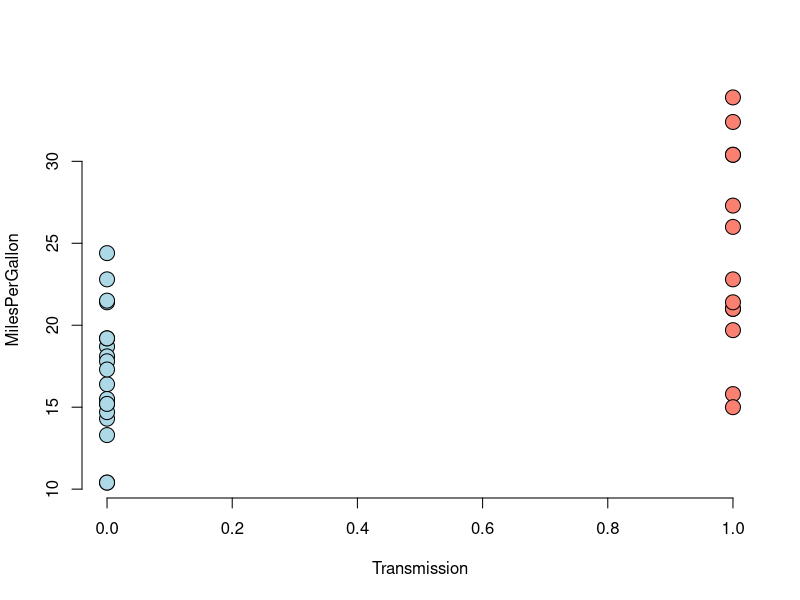
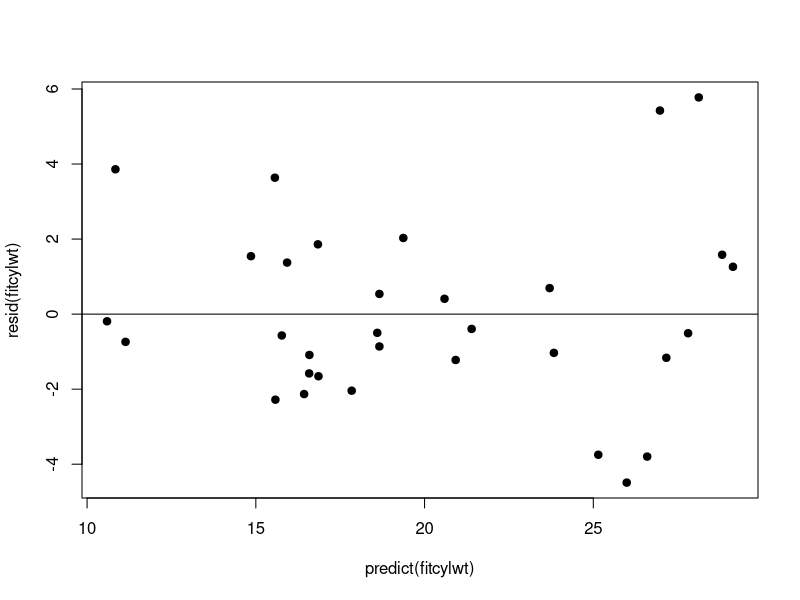
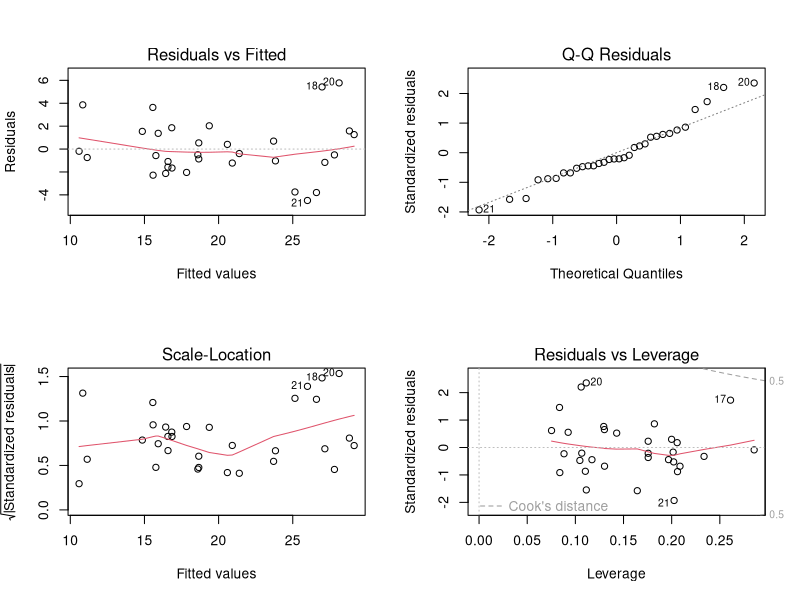
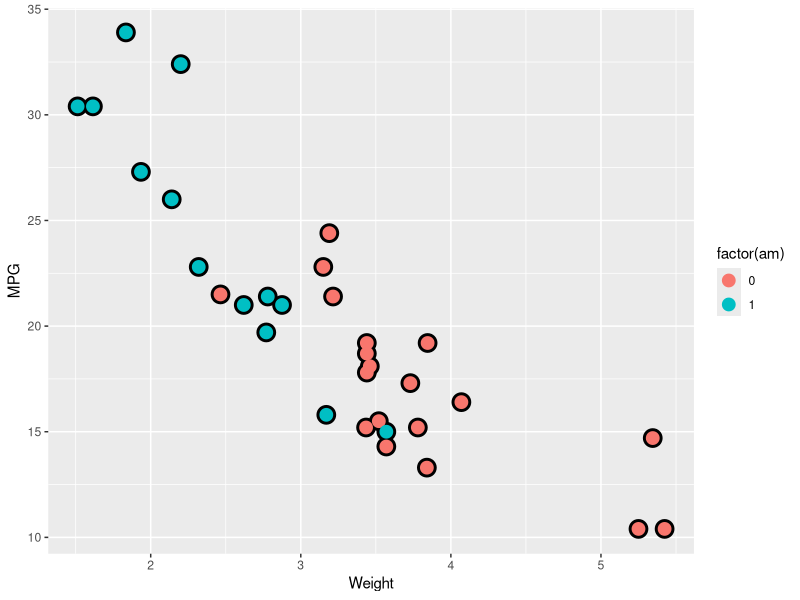
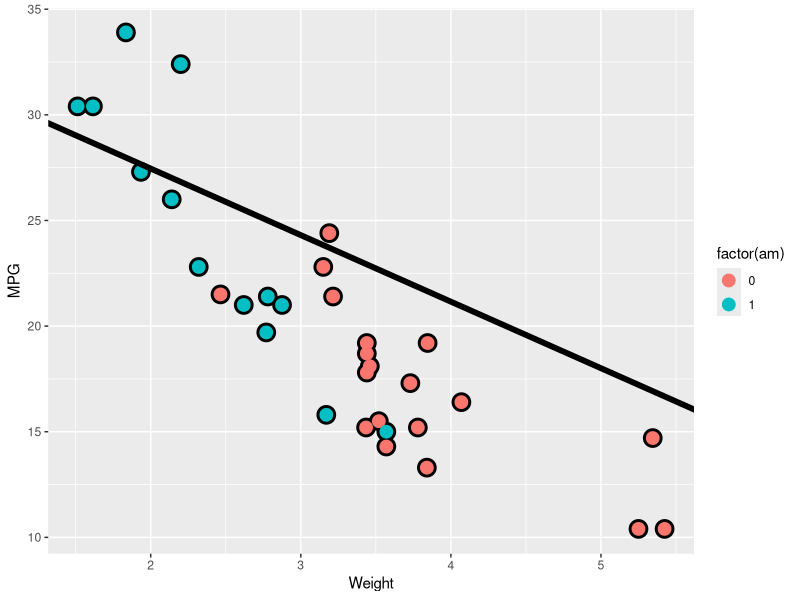

Write the R code that produced these figures, in order.
## ---- chunk 1
 carsdf <- data.frame(mtcars)
head(carsdf)
y<-carsdf$mpg
x<-carsdf$am
idx<-x==0

plot(x, y,xlab="Transmission",ylab="MilesPerGallon" ,type = "n", frame = FALSE)
points(x[idx], y[idx], pch = 21, col = "black", bg = "lightblue", cex = 2)
points(x[!idx], y[!idx], pch = 21, col = "black", bg = "salmon", cex = 2)

## ---- chunk 2
#install.packages("car")
library(car)
fit <- lm(y ~ .,data=carsdf)
sqrt(vif(fit))
fitbase<- lm(y~factor(x))

fitcylwt<-lm(y~factor(x)+factor(carsdf$cyl)+carsdf$wt)

anova(fitbase,fitcylwt)

## ---- chunk 3

summary(fitcylwt)$coef

## ---- chunk 4
plot(predict(fitcylwt),resid(fitcylwt),pch=19)
abline(h=0)

## ---- chunk 5
hatvalues(fitcylwt)
dffits(fitcylwt)
par(mfrow=c(2,2))
plot(fitcylwt)

## ---- chunk 6
library(ggplot2)
coeffit<-summary(fitcylwt)$coef[,1]
g = ggplot(carsdf, aes(x = wt, y = mpg, colour = factor(am)))
g = g + geom_point(size = 6, colour = "black") + geom_point(size = 4)
g = g + xlab("Weight") + ylab("MPG")
g1=g
g1
coeffit
g1=g1+geom_abline(intercept=coeffit[1],slope=coeffit[5],linewidth=2)
g1

